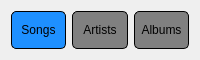
             <widget class="QWidget" name="widget_2" native="true">
              <property name="minimumSize">
               <size>
                <width>0</width>
                <height>60</height>
               </size>
              </property>
              <property name="maximumSize">
               <size>
                <width>16777215</width>
                <height>60</height>
               </size>
              </property>
              <layout class="QHBoxLayout" name="horizontalLayout_8">
               <item>
                <widget class="ClickableLabel" name="localSongsButton">
                 <property name="styleSheet">
                  <string notr="true">QLabel {
background-color: #1E90FF; 
border: 1px solid black;
border-radius: 5px; 
}</string>
                 </property>
                 <property name="text">
                  <string>Songs</string>
                 </property>
                 <property name="alignment">
                  <set>Qt::AlignCenter</set>
                 </property>
                </widget>
               </item>
               <item>
                <widget class="ClickableLabel" name="localArtistsButton">
                 <property name="styleSheet">
                  <string notr="true">QLabel {
background-color: gray; 
border: 1px solid black;
border-radius: 5px; 
}</string>
                 </property>
                 <property name="text">
                  <string>Artists</string>
                 </property>
                 <property name="alignment">
                  <set>Qt::AlignCenter</set>
                 </property>
                </widget>
               </item>
               <item>
                <widget class="ClickableLabel" name="localAlbumsButton">
                 <property name="styleSheet">
                  <string notr="true">QLabel {
background-color: gray; 
border: 1px solid black;
border-radius: 5px; 
}</string>
                 </property>
                 <property name="text">
                  <string>Albums</string>
                 </property>
                 <property name="alignment">
                  <set>Qt::AlignCenter</set>
                 </property>
                </widget>
               </item>
              </layout>
             </widget>
